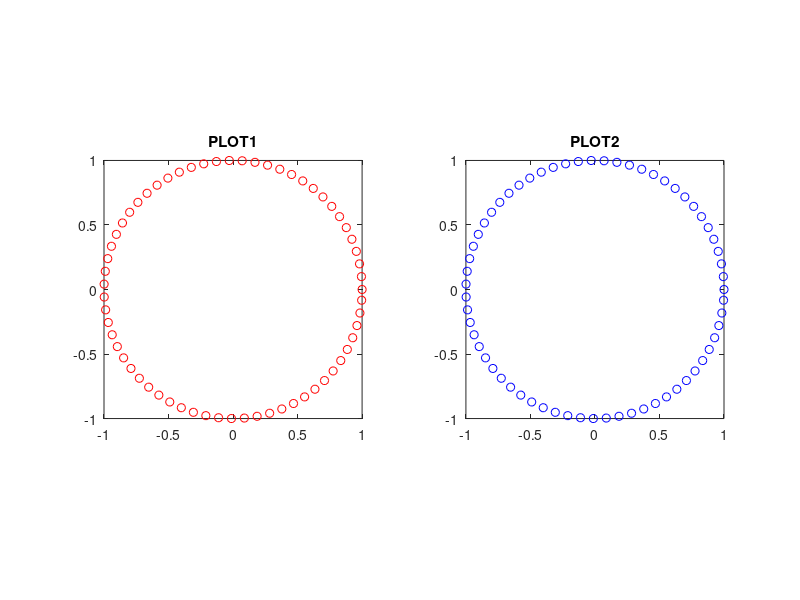

Write MATLAB code to recreate this figure.
subplot(1,2,1)
% above numbers mean 2 rows 1 column 1st plot

theta = 0:0.1:2*pi;
r = 1;
x = r*cos(theta);
y = r*sin(theta);

plot(x,y,'or')
axis square
title PLOT1

subplot(1,2,2)
% above numbers mean 2 rows 1 column 2nd plot

theta = 0:0.1:2*pi;
r = 1;
x = r*cos(theta);
y = r*sin(theta);

plot(x,y,'ob')
axis square
title PLOT2
